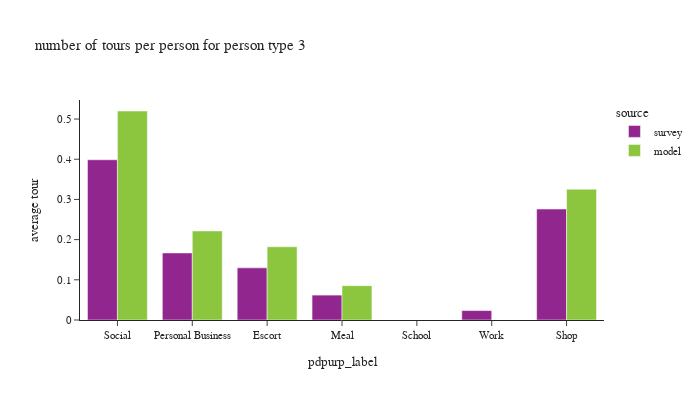

Notebook source saved alongside this figure:
### Code cell
plot_by_pptyp(df_tour, '3')

### Figure 1 — Plotly figure (JSON) as saved in the notebook; plotly's stock layout.template omitted (floating-point values rounded to 4 significant figures)
{"data": [{"alignmentgroup": "True", "hovertemplate": "source=survey<br>pdpurp_label=%{x}<br>average tour=%{y}<extra></extra>", "legendgroup": "survey", "marker": {"color": "#91268F", "pattern": {"shape": ""}}, "name": "survey", "offsetgroup": "survey", "orientation": "v", "showlegend": true, "textposition": "auto", "type": "bar", "x": ["Social", "Personal Business", "Escort", "Meal", "School", "Work", "Shop"], "xaxis": "x", "y": [0.3987, 0.1669, 0.1297, 0.06195, 6.662e-05, 0.02349, 0.2761], "yaxis": "y"}, {"alignmentgroup": "True", "hovertemplate": "source=model<br>pdpurp_label=%{x}<br>average tour=%{y}<extra></extra>", "legendgroup": "model", "marker": {"color": "#8CC63E", "pattern": {"shape": ""}}, "name": "model", "offsetgroup": "model", "orientation": "v", "showlegend": true, "textposition": "auto", "type": "bar", "x": ["Personal Business", "Social", "Meal", "Escort", "Shop"], "xaxis": "x", "y": [0.2217, 0.52, 0.08544, 0.1822, 0.3254], "yaxis": "y"}], "layout": {"barmode": "group", "font": {"size": 11}, "height": 400, "legend": {"title": {"text": "source"}, "tracegroupgap": 0}, "title": {"text": "number of tours per person for person type 3"}, "width": 700, "xaxis": {"anchor": "y", "domain": [0.0, 1.0], "title": {"text": "pdpurp_label"}}, "yaxis": {"anchor": "x", "domain": [0.0, 1.0], "tickformat": ".2", "title": {"text": "average tour"}}}}
